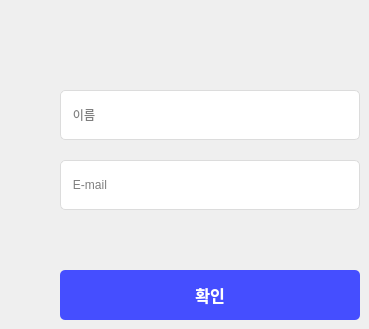
       <widget class="QWidget" name="findID">
        <attribute name="title">
         <string>아이디 찾기</string>
        </attribute>
        <widget class="QLineEdit" name="input_findID_EMAIL">
         <property name="geometry">
          <rect>
           <x>60</x>
           <y>160</y>
           <width>300</width>
           <height>50</height>
          </rect>
         </property>
         <property name="styleSheet">
          <string notr="true">border: 1px solid rgb(220, 220, 220);
border-radius:5px;</string>
         </property>
         <property name="placeholderText">
          <string>   E-mail</string>
         </property>
        </widget>
        <widget class="QPushButton" name="btn_join_2">
         <property name="geometry">
          <rect>
           <x>60</x>
           <y>270</y>
           <width>300</width>
           <height>50</height>
          </rect>
         </property>
         <property name="font">
          <font>
           <family>맑은 고딕 Semilight</family>
           <pointsize>12</pointsize>
           <bold>true</bold>
          </font>
         </property>
         <property name="focusPolicy">
          <enum>Qt::StrongFocus</enum>
         </property>
         <property name="styleSheet">
          <string notr="true">color: rgb(255, 255, 255);
background-color: rgb(69, 78, 255);
border-radius:5px;
</string>
         </property>
         <property name="text">
          <string>확인</string>
         </property>
        </widget>
        <widget class="QLineEdit" name="input_findID_NAME">
         <property name="geometry">
          <rect>
           <x>60</x>
           <y>90</y>
           <width>300</width>
           <height>50</height>
          </rect>
         </property>
         <property name="styleSheet">
          <string notr="true">border: 1px solid rgb(220, 220, 220);
border-radius:5px;</string>
         </property>
         <property name="placeholderText">
          <string>   이름</string>
         </property>
        </widget>
       </widget>
